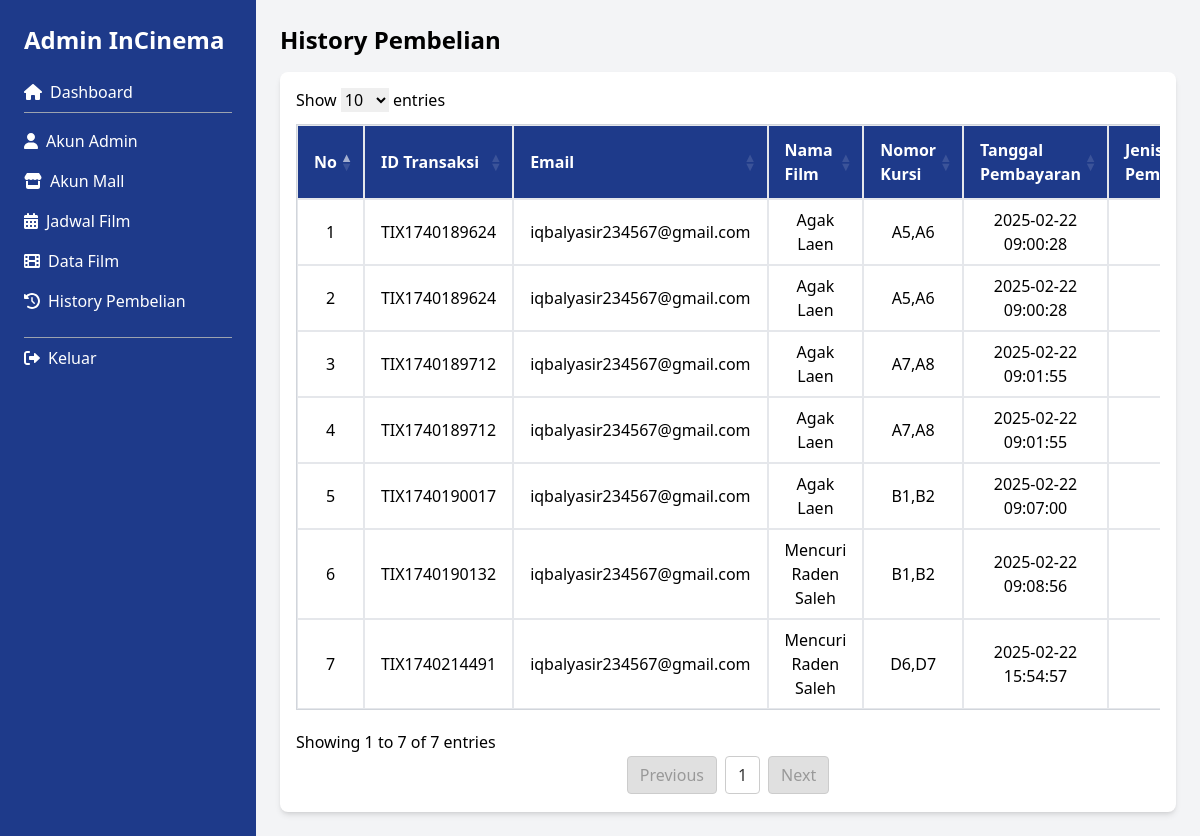
Page /admin/history_pembelian.php on the committed database.
### tables this page shows
CREATE TABLE `transactions` (
  `id` int(11) NOT NULL,
  `order_id` varchar(50) NOT NULL,
  `status` varchar(20) NOT NULL,
  `payment_type` varchar(20) NOT NULL,
  `amount` int(11) NOT NULL,
  `transaction_time` datetime NOT NULL,
  `username` varchar(250) NOT NULL,
  `seat_number` varchar(250) NOT NULL,
  `nama_film` varchar(231) NOT NULL
);

### admin/history_pembelian.php (the view, shortened to what this page needs)
<?php
include '../koneksi.php';
$sql = "SELECT * FROM transactions ORDER BY id ASC";
$result = $conn->query($sql);
?>
<!DOCTYPE html>
<html lang="id">
<head>
    <script src="https://cdn.tailwindcss.com"></script>
    <link href="https://cdn.datatables.net/buttons/2.3.3/css/buttons.dataTables.min.css" rel="stylesheet">
</head>
<body class="bg-gray-100">
    <div class="flex h-screen">
        <aside class="w-64 bg-blue-900 text-white p-6 h-screen fixed left-0 top-0 flex-shrink-0 overflow-y-auto">
            <h1 class="text-2xl font-bold mb-6">Admin InCinema</h1>
            <nav>
                <ul>
                    <li class="mb-4 border-b border-gray-400 pb-2">
                        <a href="dashboard.php" class="hover:text-gray-300 flex items-center">
                            <i class="fas fa-home mr-2"></i> Dashboard
                        </a>
                    </li>
                    <li class="mb-4">
                        <a href="akun_admin.php" class="hover:text-gray-300 flex items-center">
                            <i class="fas fa-user mr-2"></i> Akun Admin
                        </a>
                    </li>
                    <li class="mb-4">
                        <a href="akun_mall.php" class="hover:text-gray-300 flex items-center">
                            <i class="fas fa-store mr-2"></i> Akun Mall
                        </a>
                    </li>
                    <li class="mb-4">
                        <a href="jadwal_film.php" class="hover:text-gray-300 flex items-center">
                            <i class="fas fa-calendar-alt mr-2"></i> Jadwal Film
                        </a>
                    </li>
                    <li class="mb-4">
                        <a href="data_film.php" class="hover:text-gray-300 flex items-center">
                            <i class="fas fa-film mr-2"></i> Data Film
                        </a>
                    </li>
                    <li class="mb-4">
                        <a href="history_pembelian.php" class="hover:text-gray-300 flex items-center">
                            <i class="fas fa-history mr-2"></i> History Pembelian
                        </a>
                    </li>
                    <li class="mb-4 mt-6 border-t border-gray-400 pt-2">
                        <a href="index.php" class="hover:text-gray-300 flex items-center">
                            <i class="fas fa-sign-out-alt mr-2"></i> Keluar
                        </a>
                    </li>
                </ul>
            </nav>
        </aside>
        <div class="ml-64 p-6 w-full overflow-auto">
            <h2 class="mb-4 text-black text-2xl font-semibold">History Pembelian</h2>
            <div class="bg-white p-4 rounded-lg shadow-md">
                <div class="overflow-x-auto">
                    <table id="filmTable" class="min-w-full border border-gray-300">
                        <thead>
                            <tr class="bg-blue-900 text-white">
                                <th class="px-4 py-3 border">No</th>
                                <th class="px-4 py-3 border">ID Transaksi</th>
                                <th class="px-4 py-3 border">Email</th>
                                <th class="px-4 py-3 border">Nama Film</th>
                                <th class="px-4 py-3 border">Nomor Kursi</th>
                                <th class="px-4 py-3 border">Tanggal Pembayaran</th>
                                <th class="px-4 py-3 border">Jenis Pembayaran</th>
                            </tr>
                        </thead>
                        <tbody>
                            <?php
                            $no = 1;
                            if ($result->num_rows > 0) {
                                while ($row = $result->fetch_assoc()) {
                                    echo "<tr class='hover:bg-gray-100 text-center'>
                                <td class='px-4 py-2 border'>{$no}</td>
                                <td class='px-4 py-2 border'>{$row['order_id']}</td>
                                <td class='px-4 py-2 border'>{$row['username']}</td>
                                <td class='px-4 py-2 border'>{$row['nama_film']}</td>
                                <td class='px-4 py-2 border'>{$row['seat_number']}</td>
                                <td class='px-4 py-2 border'>{$row['transaction_time']}</td>
                                <td class='px-4 py-2 border'>{$row['payment_type']}</td>
                                <td class='px-4 py-2 border'>Rp.{$row['amount']}</td>
                                <td class='px-4 py-2 border'>";
                                    echo "</td></tr>";
                                    $no++;
                                }
                            } else {
                                echo "<tr><td colspan='9' class='text-center py-4 text-gray-500'>Tidak ada data</td></tr>";
                            }
                            ?>
                        </tbody>
                    </table>
                </div>
            </div>
        </div>
    </div>
    <link href="https://cdn.datatables.net/1.13.6/css/dataTables.bootstrap5.min.css" rel="stylesheet">
</body>
</html>

### rows in the picture
transactions: order "TIX1740189624", username "iqbalyasir234567@gmail.com", nama_film "Agak Laen", seat_number "A5,A6", transaction_time "2025-02-22 09:00:28"
transactions: order "TIX1740189624", username "iqbalyasir234567@gmail.com", nama_film "Agak Laen", seat_number "A5,A6", transaction_time "2025-02-22 09:00:28"
transactions: order "TIX1740189712", username "iqbalyasir234567@gmail.com", nama_film "Agak Laen", seat_number "A7,A8", transaction_time "2025-02-22 09:01:55"
transactions: order "TIX1740189712", username "iqbalyasir234567@gmail.com", nama_film "Agak Laen", seat_number "A7,A8", transaction_time "2025-02-22 09:01:55"
transactions: order "TIX1740190017", username "iqbalyasir234567@gmail.com", nama_film "Agak Laen", seat_number "B1,B2", transaction_time "2025-02-22 09:07:00"
transactions: order "TIX1740190132", username "iqbalyasir234567@gmail.com", nama_film "Mencuri Raden Saleh", seat_number "B1,B2", transaction_time "2025-02-22 09:08:56"
transactions: order "TIX1740214491", username "iqbalyasir234567@gmail.com", nama_film "Mencuri Raden Saleh", seat_number "D6,D7", transaction_time "2025-02-22 15:54:57"
